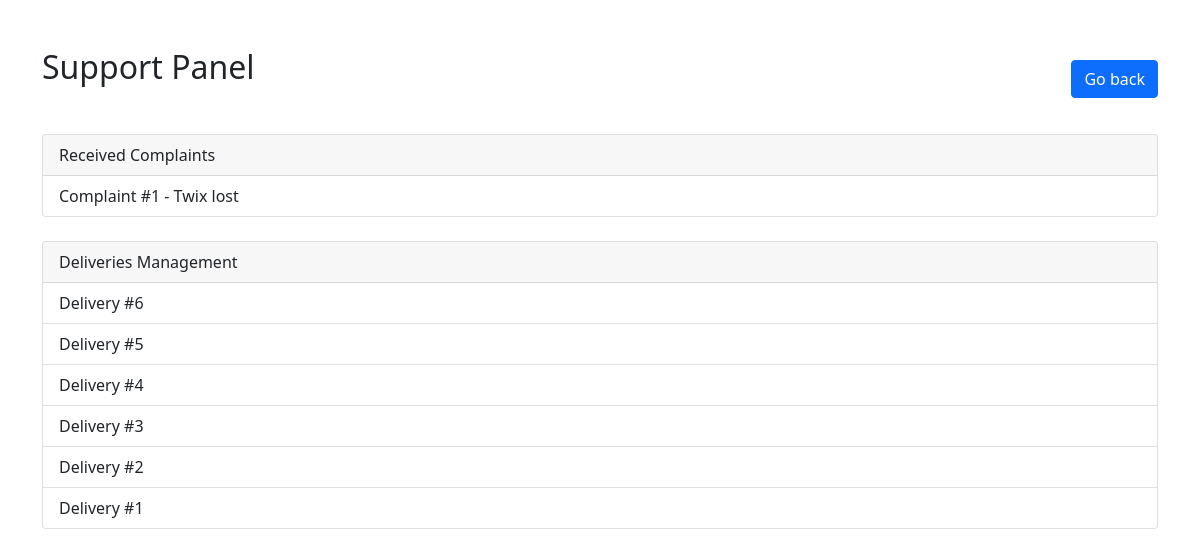
Before: /support_dashboard/ (signed in) with the older database file.
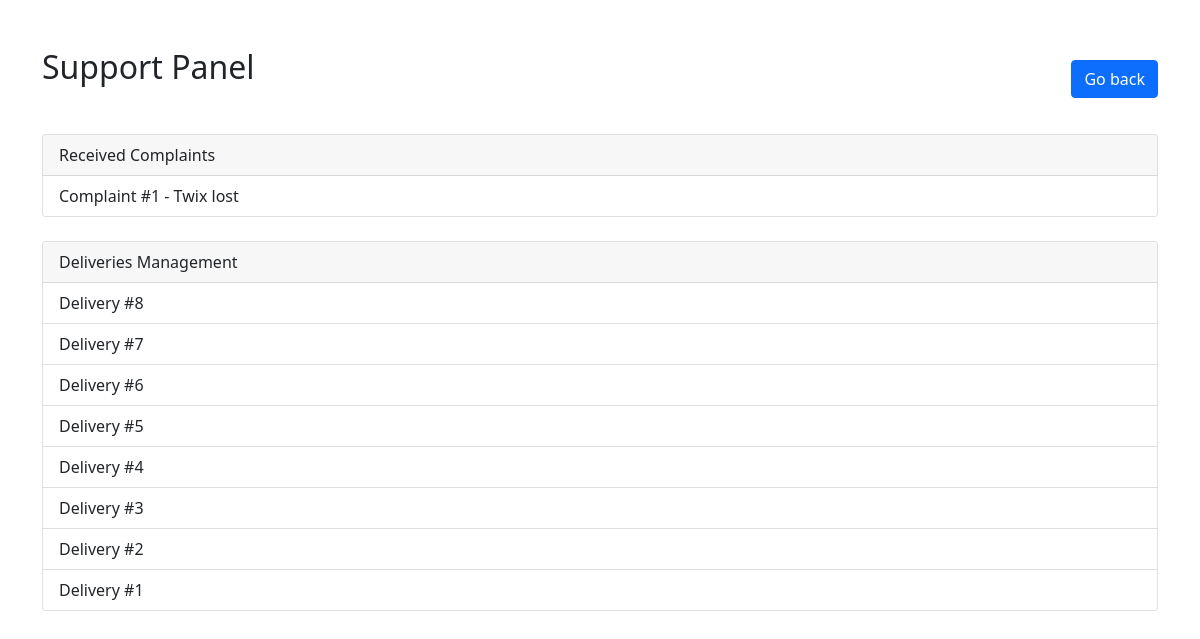
After: the same page with the newer database file.
### shop/models.py (models this page shows, shortened)
class Complaint(models.Model):
    title = CharField(max_length=255)
    description = TextField(null=False, blank=False)
    attachment = FileField(upload_to='complaints/', null=True, blank=True)
    submission_date = DateTimeField(auto_now_add=True)
    resolution_date = DateTimeField(null=True, blank=True)
    resolution = TextField(null=True, blank=True)
    complaint_type = ForeignKey(ComplaintType, on_delete=models.CASCADE)
    client = ForeignKey(Client, on_delete=models.CASCADE)
    worker = ForeignKey(Worker, on_delete=models.CASCADE, null=True, blank=True)
    order = ForeignKey(Order, on_delete=models.CASCADE, null=True, blank=True)
    def get_absolute_url(self):  # used in templates to generate redirect url which will be handled in views
        return reverse('complaint', kwargs={'c_id': self.pk})

class Delivery(models.Model):
    planned_time = DateTimeField()
    arrived_time = DateTimeField(null=True, blank=True)
    order = OneToOneField(Order, on_delete=models.CASCADE, related_name='delivery')
    deliverer = ForeignKey(Worker, null=True, blank=True, on_delete=models.CASCADE, related_name='deliveries')
    address = ForeignKey(Address, on_delete=models.CASCADE)
    delivery_leave_place = ForeignKey(DeliveryLeavePlace, on_delete=models.CASCADE)
    delivery_stage = ForeignKey(DeliveryStage, on_delete=models.CASCADE, default=1)
    def get_absolute_url(self):  # used in templates to generate redirect url which will be handled in views
        return reverse('delivery', kwargs={'d_id': self.pk})

### shop/views/workers.py (the view)
# urls.py: path('support_dashboard/', workers.support_dashboard, name='support_dashboard'),
@user_passes_test(is_support_worker)
def support_dashboard(request):
    context = {
        'complaints': Complaint.objects.all().order_by('-pk'),
        'deliveries': Delivery.objects.all().order_by('-pk'),
    }
    return render(request, 'shop/workers/support_dashboard.html', context)

### shop/views/workers.py (called while the page is built)
def is_support_worker(user):
    if not user.is_authenticated:
       return False # redirects to login
    if not hasattr(user, 'worker_profile'):
        raise PermissionDenied("You are not a registered worker.") # raises 403
    if user.worker_profile.role.name != 'Support':
        raise PermissionDenied("You do not have the 'Support' role.") # raises 403
    return True # allows

### shop/templates/shop/workers/support_dashboard.html
{% extends 'base.html' %}
{% block content %}
    <div class="container mt-5">
        <div class="d-flex justify-content-between align-items-center mb-4">
            <h2 class="text-center mb-4">Support Panel</h2>
            <a href="{% url 'home' %}" class="btn btn-primary">
                Go back
            </a>
        </div>
        <div class="card mb-4">
            <div class="card-header">
                Received Complaints
            </div>
            <div class="list-group list-group-flush">
                {% for c in complaints %}
                    <a href="{{ c.get_absolute_url }}" class="list-group-item list-group-item-action">
                        Complaint #{{ c.pk }} - {{ c.title }}
                    </a>
                {% endfor %}
            </div>
        </div>
        <div class="card">
            <div class="card-header">
                Deliveries Management
            </div>
            <div class="list-group list-group-flush">
                {% for d in deliveries %}
                    <a href="{{ d.get_absolute_url }}" class="list-group-item list-group-item-action">
                        Delivery #{{ d.pk }}
                    </a>
                {% endfor %}
            </div>
        </div>
    </div>
{% endblock %}

### templates/base.html (shortened to what this page needs)
{% load static %}
<!DOCTYPE html>
<html lang="en">
<head>
    <link href="https://cdn.jsdelivr.net/npm/bootstrap@5.0.2/dist/css/bootstrap.min.css" rel="stylesheet"
>
    <link rel="stylesheet" href="https://cdn.jsdelivr.net/npm/bootstrap-icons@1.11.3/font/bootstrap-icons.min.css">
</head>
<body>
    {% block content %}
    {% endblock %}
</body>
</html>

Changed rows visible on the page:
added Delivery: pk "8"
added Delivery: pk "7"
